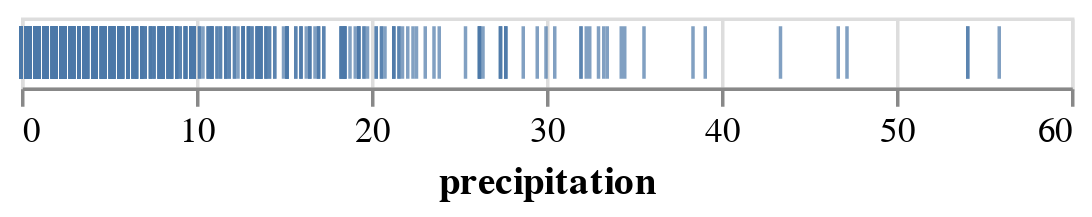

Source (notebook cell):
### Markdown cell above
## Explore

Let’s start by looking at the precipitation, using tick marks to see the distribution of precipitation values:

### Code cell
alt.Chart(df).mark_tick().encode(
    x='precipitation'
)

### Figure 1 — Vega-Lite specification as saved in the notebook (floating-point values rounded to 4 significant figures; data arrays with more than 128 entries replaced by an {"elided": "..."} marker saying what was removed)
{"$schema": "https://vega.github.io/schema/vega-lite/v1.2.1.json", "data": {"values": {"elided": "1461 records"}}, "encoding": {"x": {"field": "precipitation", "type": "quantitative"}}, "mark": "tick"}
